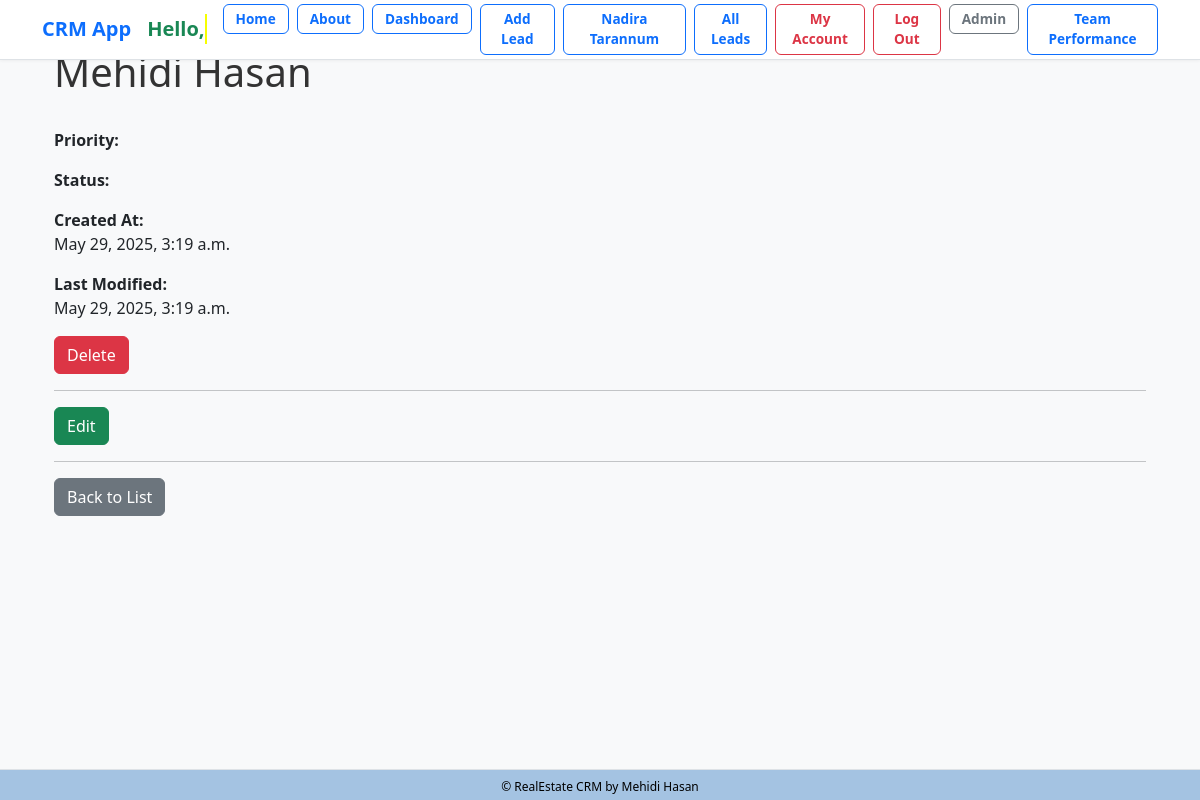
Screenshot of /client_list/20/ (signed in) with the database file from the repository.
### client/models.py (models this page shows, shortened)
class Client(models.Model):
    name=models.CharField(max_length=50)
    team=models.ForeignKey(Team, related_name='clients', on_delete=models.CASCADE)
    email=models.EmailField()
    description=models.TextField(blank=True, null=True)
    created_by=models.ForeignKey(User, related_name='clients', on_delete=models.CASCADE)
    created_at=models.DateTimeField(auto_now_add=True)
    modified_at=models.DateTimeField(auto_now=True)
    class Meta:
        ordering = ('name',)  # ✅ tuple

### client/views.py (the view)
# urls.py: path('<int:pk>/', views.clients_detail, name='clients_detail'),
@login_required
def clients_detail(request, pk):
    client= get_object_or_404(Client, created_by=request.user, pk=pk)
    return render (request,'client/clients_detail.html',{
        'client': client
    })

### client/templates/client/clients_detail.html (shortened to what this page needs)
{% extends 'crm/base.html' %}
{% block content %}
<div class="container">
    <div class="d-flex justify-content-between align-items-center mb-4">
        <h1>{{ client.name }}</h1>
    </div>
    <div class="mb-3">
        <strong>Priority:</strong>
    </div>
    <div class="mb-3">
        <strong>Status:</strong>
    </div>
    <div class="mb-3">
        <strong>Created At:</strong>
        <p>{{ client.created_at }}</p>
    </div>
    <div class="mb-3">
        <strong>Last Modified:</strong>
        <p>{{ client.modified_at }}</p>
    </div>
    <a href="{% url 'client_delete' client.id %}" class="btn btn-danger">Delete</a>
    <hr>
    <a href="{% url 'client_edit' client.id %}" class="btn btn-success">Edit</a>
    <hr>
    <a href="{% url 'client_list' %}" class="btn btn-secondary">Back to List</a>
</div>
{% endblock %}

### static/css/styles.css (style rules this page uses)
body { font-family: "Segoe UI", Roboto, sans-serif; background-color: #f8f9fa; }
.container h1, .container h3 { color: #333; }

### crm/templates/crm/base.html (style rules this page uses)
body { padding-bottom: 40px; }

### rows the page displays
Client: name "Mehidi Hasan", created_at "May 29, 2025, 3:19 a.m.", modified_at "May 29, 2025, 3:19 a.m."
